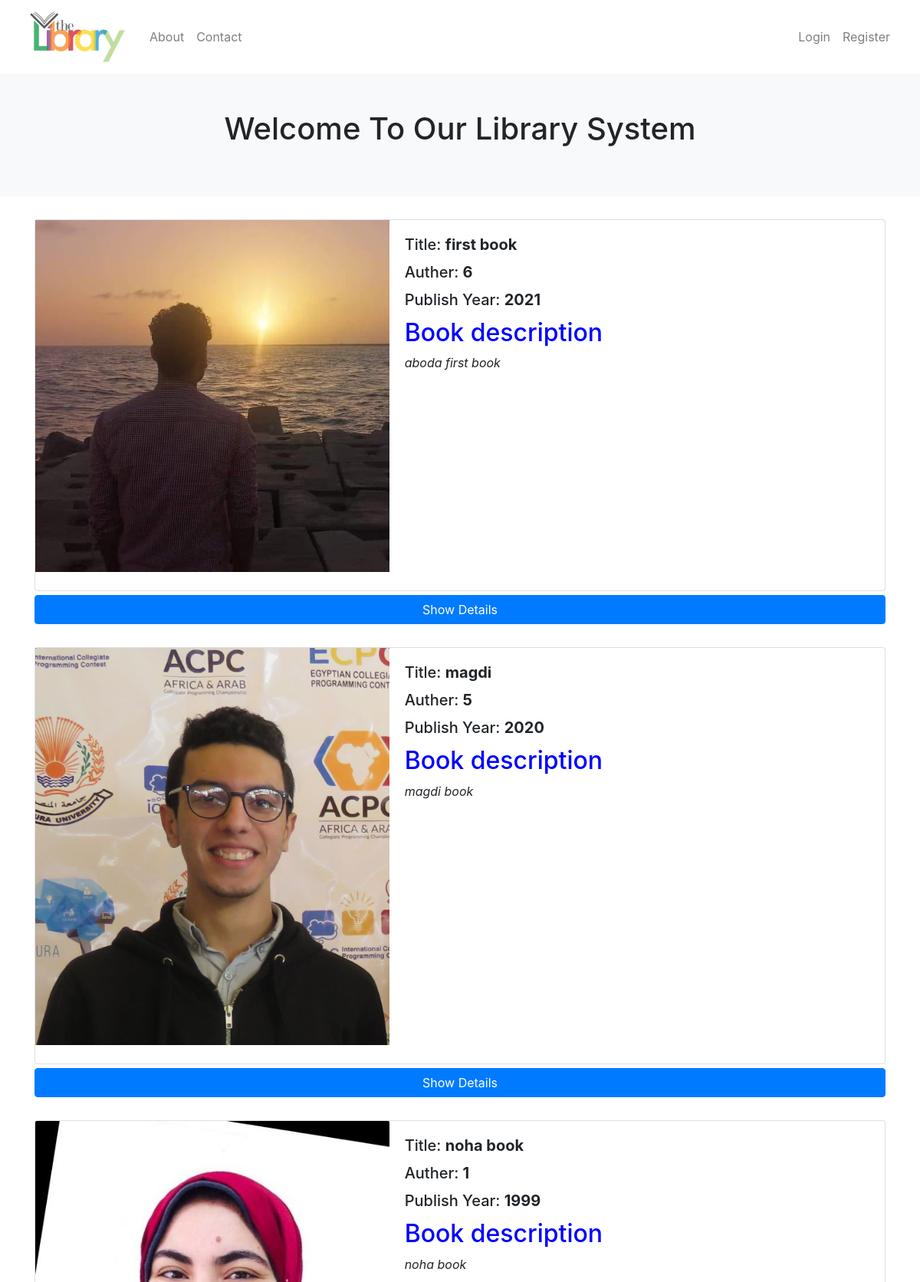
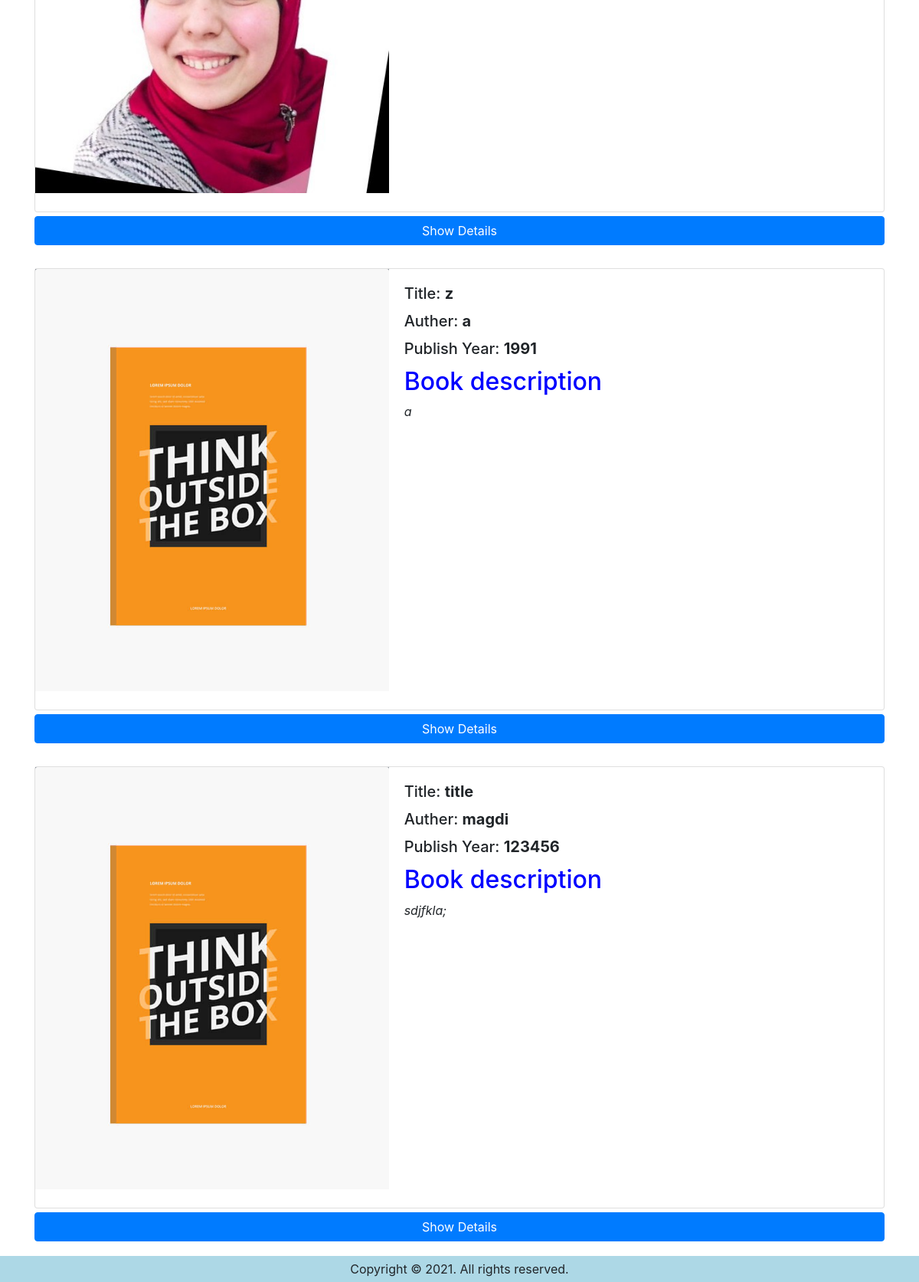
The page / on the database its author committed (2 pictures, top to bottom).
### students/models.py (models this page shows, shortened)
class Book(models.Model):
	title = models.CharField(max_length=50)
	author = models.CharField(max_length=50)
	summary = models.TextField()
	ISBN = models.CharField(max_length=13)
	publish_year = models.IntegerField()
	pic = models.ImageField(upload_to='book_image', blank=True)
	return_date = models.DateField(blank=True, null=True)
	status = models.CharField(max_length=50, blank=True, null=True)

### shared/views.py (the view)
# urls.py: path('', views.landingpage, name='landingpage'),
def landingpage(request):
    books = Book.objects.all()
    img = Book.objects.all()
    context = {'books':books, 'img':img}
    return render(request, "shared/landingpage.html", context)

### shared/templates/shared/landingpage.html (shortened to what this page needs)
{% extends 'base.html' %}
{% load static %}
{% block content %}
<div class="p-5 text-center bg-light">
    <h1 class="mb-3">Welcome To Our Library System</h1>
</div>
<div class="container" style="margin-top: 30px;">
    <section class="cover">
       {% for book in books %}
        <div style="display: inline;">
            <div class="card" style="margin-top: 25px;">
                <div class="row no-gutters">
                    <div class="col-sm-5" style="background: #868e96;">
                        <img src="/media/{{ book.pic }}"class="card-img-top h-100" alt="...">
                    </div>
                    <div class="col-sm-7">
                        <div class="card-body">
                            <h5 class="card-title">Title: <b>{{ book.title }}</b></h5>
                            <h5 class="card-title">Auther: <b>{{ book.author }}</b></h5>
                            <h5 class="card-title">Publish Year: <b>{{ book.publish_year }}</b></h5>
                            <h2 style=" color:blue">Book description</h2>
                            <p class="card-text"><i>{{ book.summary }}</i></p>
                        </div>
                    </div>
                </div><br>
            </div>
            <div class="container" style="padding: 0;">
                <a class = "btn btn-primary" style="margin-top: 5px; margin-bottom: 5px; width: 100%;" href="{% url 'bookDetails' book.id %}">Show Details</a><br>
        </div>
       {% endfor %}
    </section>
</div>
{% endblock content %}

### rows shown on the page
Book: pic (picture), title "first book", author "6", publish_year "2021", summary "aboda first book"
Book: pic (picture), title "magdi", author "5", publish_year "2020", summary "magdi book"
Book: pic (picture), title "noha book", author "1", publish_year "1999", summary "noha book"
Book: pic (picture), title "z", author "a", publish_year "1991", summary "a"
Book: pic (picture), title "title", author "magdi", publish_year "123456", summary "sdjfkla;"
